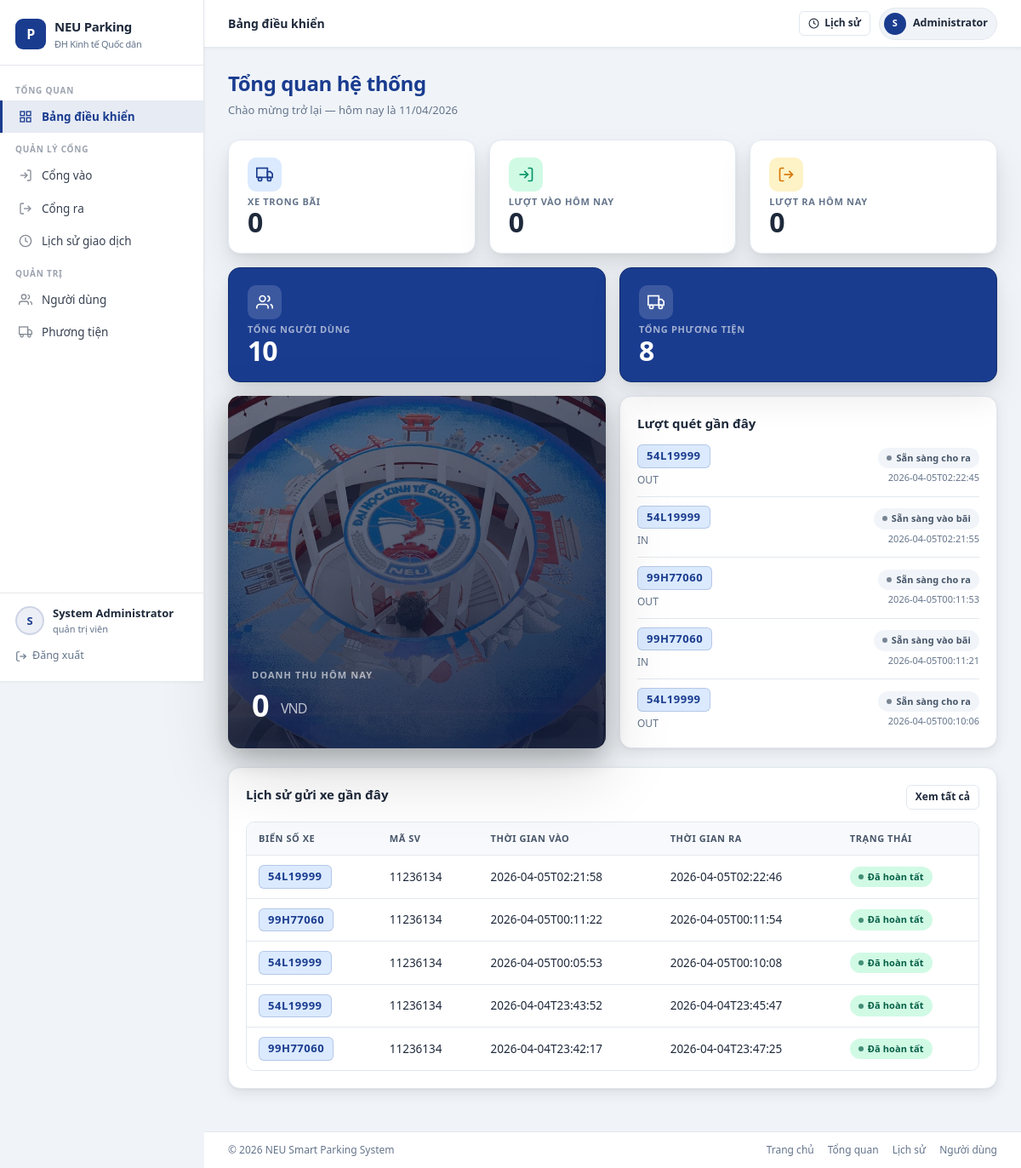
The page /dashboard (signed in) on the database as committed earlier.
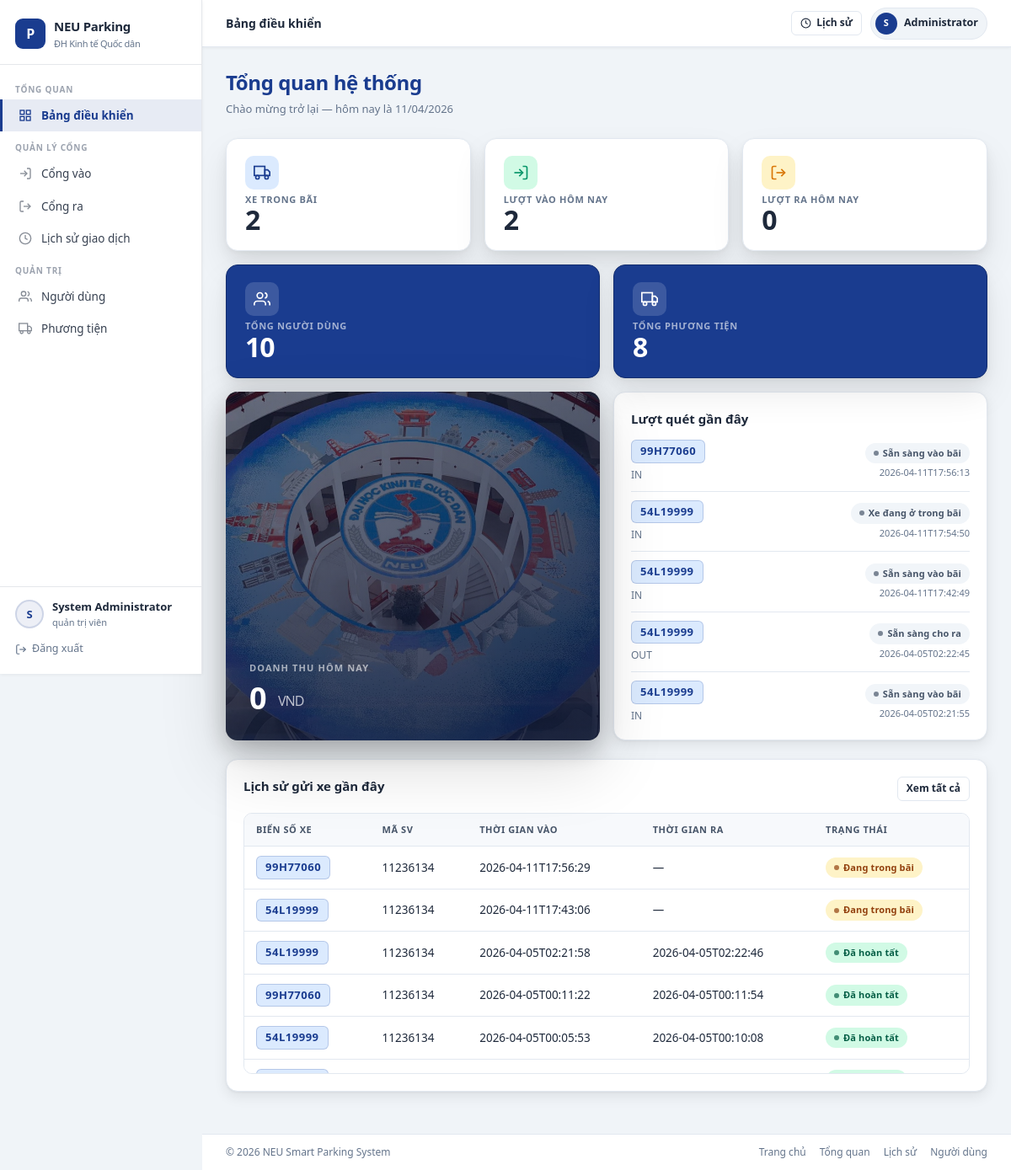
The same page on the database as committed later.
### tables this page shows
CREATE TABLE plate_scan_log (
            id INTEGER PRIMARY KEY AUTOINCREMENT,
            image_path TEXT NOT NULL,
            raw_text TEXT,
            normalized_plate TEXT,
            score REAL,
            source TEXT,
            direction TEXT,
            gate TEXT,
            status TEXT NOT NULL DEFAULT 'UNKNOWN',
            created_at TEXT DEFAULT CURRENT_TIMESTAMP
        );

CREATE TABLE parking_log (
            id INTEGER PRIMARY KEY AUTOINCREMENT,
            plate TEXT NOT NULL,
            student_code TEXT NOT NULL,
            time_in TEXT NOT NULL,
            time_out TEXT,
            gate_in TEXT,
            gate_out TEXT,
            fee INTEGER NOT NULL DEFAULT 0,
            status TEXT NOT NULL DEFAULT 'IN_PARKING',
            note TEXT,
            created_at TEXT DEFAULT CURRENT_TIMESTAMP
        );

### app.py (the view)
@app.route("/dashboard")
@login_required
def dashboard():
    if g.user.get("role") == "student":
        return redirect(url_for("self_dashboard"))
    total_users = int(_fetch_scalar("SELECT COUNT(*) FROM users"))
    total_vehicles = int(_fetch_scalar("SELECT COUNT(*) FROM vehicles"))
    vehicles_in_parking = int(_fetch_scalar("SELECT COUNT(*) FROM parking_log WHERE time_out IS NULL"))
    today_checkins = int(_fetch_scalar("SELECT COUNT(*) FROM parking_log WHERE date(time_in)=date('now','localtime')"))
    today_checkouts = int(
        _fetch_scalar(
            "SELECT COUNT(*) FROM parking_log WHERE time_out IS NOT NULL AND date(time_out)=date('now','localtime')"
        )
    )
    today_revenue = int(
        _fetch_scalar(
            "SELECT COALESCE(SUM(fee),0) FROM parking_log WHERE time_out IS NOT NULL AND date(time_out)=date('now','localtime')"
        )
    )
    recent_logs = _fetch_all(
        """
        SELECT plate, student_code, time_in, time_out, status
        FROM parking_log
        ORDER BY id DESC
        LIMIT 10
        """
    )
    recent_vehicle_scans = _fetch_all(
        """
        SELECT COALESCE(normalized_plate, raw_text, 'UNKNOWN') AS plate, direction, status, created_at
        FROM plate_scan_log
        ORDER BY id DESC
        LIMIT 8
        """
    )
    return render_template(
        "dashboard.html",
        total_users=total_users,
        total_vehicles=total_vehicles,
        vehicles_in_parking=vehicles_in_parking,
        today_checkins=today_checkins,
        today_checkouts=today_checkouts,
        today_revenue=today_revenue,
        current_date=datetime.now().strftime("%d/%m/%Y"),
        recent_logs=recent_logs,
        recent_vehicle_scans=recent_vehicle_scans,
    )

### app.py (called while the page is built)
def _engine():
    return get_engine()

def _fetch_all(sql: str, params: dict | None = None):
    with _engine().connect() as conn:
        return conn.execute(text(sql), params or {}).fetchall()

def _fetch_scalar(sql: str, params: dict | None = None, default=0):
    with _engine().connect() as conn:
        value = conn.execute(text(sql), params or {}).scalar()
        return default if value is None else value

def login_required(view):
    @wraps(view)
    def wrapped_view(*args, **kwargs):
        if not g.user:
            return redirect(url_for("login", next=request.path))
        return view(*args, **kwargs)
    return wrapped_view

def _translate_role(role: str | None) -> str:
    return {
        "admin": "quản trị viên",
        "guard": "bảo vệ",
        "student": "sinh viên",
    }.get((role or "").lower(), role or "-")

@app.before_request
def load_current_user():
    user_id = session.get("user_id")
    if not user_id:
        g.user = None
        return
    user = get_user_by_id(int(user_id))
    if not user:
        session.clear()
        g.user = None
        return
    g.user = user

### templates/dashboard.html (shortened to what the changed rows need)
{% extends 'base.html' %}
{% block extra_css %}
<link rel="stylesheet" href="{{ url_for('static', filename='css/dashboard.css') }}">
{% endblock %}
{% block content %}
<div class="page-header">
    <div>
        <h1 class="page-title">Tổng quan hệ thống</h1>
    </div>
</div>
<div class="db-row-3" style="margin-bottom:16px;">
    <article class="db-stat-card">
        <div class="db-stat-icon db-icon-blue">
            <svg width="20" height="20" viewBox="0 0 24 24" fill="none" stroke="currentColor" stroke-width="2">
                <rect x="1" y="3" width="15" height="13" />
                <polygon points="16 8 20 8 23 11 23 16 16 16 16 8" />
                <circle cx="5.5" cy="18.5" r="2.5" />
                <circle cx="18.5" cy="18.5" r="2.5" />
            </svg>
        </div>
        <p class="db-stat-label">XE TRONG BÃI</p>
        <p class="db-stat-value">{{ vehicles_in_parking }}</p>
    </article>
    <article class="db-stat-card">
        <div class="db-stat-icon db-icon-green">
            <svg width="20" height="20" viewBox="0 0 24 24" fill="none" stroke="currentColor" stroke-width="2">
                <path d="M15 3h4a2 2 0 0 1 2 2v14a2 2 0 0 1-2 2h-4" />
                <polyline points="10 17 15 12 10 7" />
                <line x1="15" y1="12" x2="3" y2="12" />
            </svg>
        </div>
        <p class="db-stat-label">LƯỢT VÀO HÔM NAY</p>
        <p class="db-stat-value">{{ today_checkins }}</p>
    </article>
</div>
<div class="db-row-revenue" style="margin-bottom:22px;">
    <article class="section-card" style="margin-bottom:0;">
        <div class="section-head">
            <h2 class="section-title">Lượt quét gần đây</h2>
        </div>
        <ul class="list-plain" style="max-height:336px;overflow-y:auto;scrollbar-width:thin;scrollbar-color:var(--border) transparent;">
            {% for scan in recent_vehicle_scans[:8] %}
            <li class="list-item">
                <div>
                    <span class="plate-badge" style="margin-bottom:2px;">{{ scan[0] }}</span>
                    <p style="font-size:12px;color:var(--text-secondary);margin-top:3px;">{{ scan[1] or '—' }}</p>
                </div>
                <div style="text-align:right;">
                    <span
                        class="badge {% if scan[2] in ['SUCCESS','OPEN'] %}badge-success{% elif scan[2] == 'UNKNOWN' %}badge-danger{% else %}badge-secondary{% endif %}">
                        {{ translate_status(scan[2]) }}
                    </span>
                    <p style="font-size:11px;color:var(--text-secondary);margin-top:3px;">{{ scan[3] }}</p>
                </div>
            </li>
            {% else %}
            <li style="padding:20px 0;text-align:center;" class="muted">Chưa có lượt quét nào.</li>
            {% endfor %}
        </ul>
    </article>
</div>
<article class="section-card">
    <div class="section-head">
        <div>
            <h2 class="section-title" style="margin-bottom:2px;">Lịch sử gửi xe gần đây</h2>
        </div>
    </div>
    <div class="table-wrapper" style="max-height:310px;overflow-y:auto;">
        <table>
            <thead>
                <tr>
                    <th>Biển số xe</th>
                    <th>Mã SV</th>
                    <th>Thời gian vào</th>
                    <th>Thời gian ra</th>
                    <th>Trạng thái</th>
                </tr>
            </thead>
            <tbody>
                {% for log in recent_logs %}
                <tr>
                    <td><span class="plate-badge">{{ log[0] }}</span></td>
                    <td>{{ log[1] }}</td>
                    <td>{{ log[2] or '—' }}</td>
                    <td>{{ log[3] or '—' }}</td>
                    <td>
                        <span
                            class="badge {% if log[4] == 'IN_PARKING' %}badge-warning{% else %}badge-success{% endif %}">
                            {{ translate_status(log[4]) }}
                        </span>
                    </td>
                </tr>
                {% else %}
                <tr>
                    <td colspan="5" class="muted" style="text-align:center;padding:20px;">Chưa có dữ liệu.</td>
                </tr>
                {% endfor %}
            </tbody>
        </table>
    </div>
</article>
{% endblock %}

Rows that differ between the two databases and show on the page:
no longer on this page (row unchanged): plate_scan_log: normalized_plate "99H77060", direction "OUT", created_at "2026-04-05T00:11:53"
no longer on this page (row unchanged): plate_scan_log: normalized_plate "99H77060", direction "IN", created_at "2026-04-05T00:11:21"
no longer on this page (row unchanged): plate_scan_log: normalized_plate "54L19999", direction "OUT", created_at "2026-04-05T00:10:06"
no longer on this page (row unchanged): parking_log: plate "54L19999", student_code "11236134", time_in "2026-04-04T23:43:52", time_out "2026-04-04T23:45:47"
no longer on this page (row unchanged): parking_log: plate "99H77060", student_code "11236134", time_in "2026-04-04T23:42:17", time_out "2026-04-04T23:47:25"
added plate_scan_log: normalized_plate "99H77060", direction "IN", created_at "2026-04-11T17:56:13"
added plate_scan_log: normalized_plate "54L19999", direction "IN", created_at "2026-04-11T17:54:50"
added plate_scan_log: normalized_plate "54L19999", direction "IN", created_at "2026-04-11T17:42:49"
added parking_log: plate "99H77060", student_code "11236134", time_in "2026-04-11T17:56:29", log "—"
added parking_log: plate "54L19999", student_code "11236134", time_in "2026-04-11T17:43:06", log "—"
Other text that changed with them:
{{ vehicles_in_parking }}: "0" → "2"
{{ today_checkins }}: "0" → "2"
